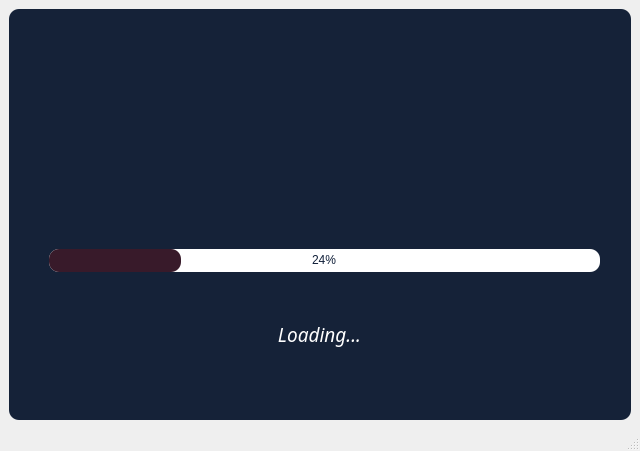
<?xml version="1.0" encoding="UTF-8"?>
<ui version="4.0">
 <class>SplashScreen</class>
 <widget class="QMainWindow" name="SplashScreen">
  <property name="geometry">
   <rect>
    <x>0</x>
    <y>0</y>
    <width>640</width>
    <height>451</height>
   </rect>
  </property>
  <property name="windowTitle">
   <string>Vigilant Driving</string>
  </property>
  <property name="windowIcon">
   <iconset>
    <normaloff>../vigilantV2/etc/logo_light.png</normaloff>../vigilantV2/etc/logo_light.png</iconset>
  </property>
  <widget class="QWidget" name="centralwidget">
   <layout class="QVBoxLayout" name="verticalLayout">
    <property name="spacing">
     <number>0</number>
    </property>
    <item>
     <widget class="QFrame" name="DropShadowFrame">
      <property name="styleSheet">
       <string notr="true">QFrame {
	background-color: rgb(21, 34, 56);
	color: rgb(189, 158, 217);
border-radius:10px;

}</string>
      </property>
      <property name="frameShape">
       <enum>QFrame::StyledPanel</enum>
      </property>
      <property name="frameShadow">
       <enum>QFrame::Raised</enum>
      </property>
      <widget class="QLabel" name="logo">
       <property name="geometry">
        <rect>
         <x>80</x>
         <y>0</y>
         <width>480</width>
         <height>231</height>
        </rect>
       </property>
       <property name="maximumSize">
        <size>
         <width>480</width>
         <height>720</height>
        </size>
       </property>
       <property name="font">
        <font>
         <family>Kinnari</family>
         <pointsize>41</pointsize>
         <italic>true</italic>
         <bold>true</bold>
        </font>
       </property>
       <property name="text">
        <string/>
       </property>
       <property name="pixmap">
        <pixmap>etc/logo.png</pixmap>
       </property>
       <property name="scaledContents">
        <bool>true</bool>
       </property>
       <property name="alignment">
        <set>Qt::AlignCenter</set>
       </property>
      </widget>
      <widget class="QProgressBar" name="progressBar">
       <property name="geometry">
        <rect>
         <x>40</x>
         <y>240</y>
         <width>551</width>
         <height>23</height>
        </rect>
       </property>
       <property name="styleSheet">
        <string notr="true">QProgressBar{

	font: oblique 11pt &quot;Kinnari&quot;;
	color: rgb(15, 30, 56);
	border-radius:10px;
	border-style:none;
text-align:center;
}


QProgressBar::chunk{
	background-color: rgb(56, 26, 42);
border-radius:10px;
	

}</string>
       </property>
       <property name="value">
        <number>24</number>
       </property>
      </widget>
      <widget class="QLabel" name="loader_text">
       <property name="geometry">
        <rect>
         <x>10</x>
         <y>310</y>
         <width>601</width>
         <height>31</height>
        </rect>
       </property>
       <property name="font">
        <font>
         <family>Kinnari</family>
         <pointsize>14</pointsize>
         <italic>true</italic>
         <bold>false</bold>
        </font>
       </property>
       <property name="styleSheet">
        <string notr="true">color: rgb(255, 255, 255);</string>
       </property>
       <property name="text">
        <string>Loading...</string>
       </property>
       <property name="alignment">
        <set>Qt::AlignCenter</set>
       </property>
      </widget>
     </widget>
    </item>
   </layout>
  </widget>
  <widget class="QStatusBar" name="statusbar"/>
 </widget>
 <resources/>
 <connections/>
</ui>
